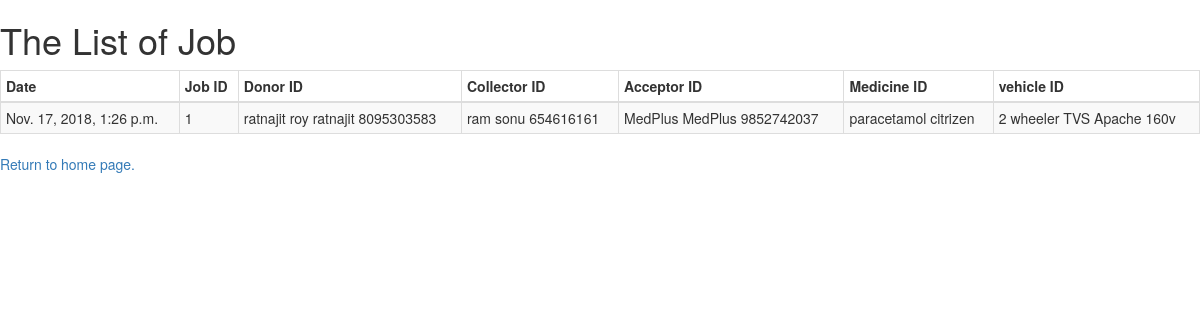
Page /Completed_job on the earlier database version.
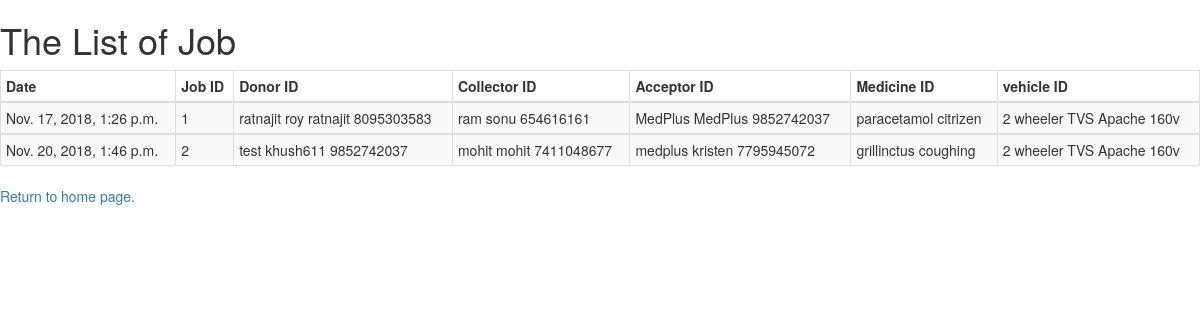
Same page on the later database version.
### MedicalDonation/models.py (models this page shows, shortened)
class job(models.Model):
    donor_id = models.ForeignKey(Doner,blank=True,on_delete=models.CASCADE)
    collector_id = models.ForeignKey(Collector,blank=True, on_delete=models.CASCADE)
    acceptor_id = models.ForeignKey(Acceptor,blank=True, on_delete=models.CASCADE)
    medicine_id = models.ForeignKey(medicine,blank=True, on_delete=models.CASCADE)
    vehicle_id = models.ForeignKey(vehicle,blank=True,on_delete=models.CASCADE)
    date = models.DateTimeField(default=datetime.now(tz=None))

class Doner(models.Model):
    name = models.CharField(max_length=64)
    address = models.CharField(max_length=128,unique=True)
    pinCode = models.IntegerField()
    Phone_no = models.IntegerField()
    BirthDate = models.DateField()
    UID = models.IntegerField(unique=True)
    email = models.EmailField(max_length=64)
    username = models.CharField(max_length=16,unique=True)
    image = models.ImageField(upload_to='doner')
    def __str__(self):
        return (f"{self.name} {self.username} {self.Phone_no}")

class Collector(models.Model):
    name = models.CharField(max_length=64)
    address = models.CharField(max_length=128)
    pinCode = models.IntegerField()
    Phone_no = models.IntegerField()
    BirthDate = models.DateField()
    UID = models.IntegerField(unique=True)
    email = models.EmailField(max_length=64)
    username = models.CharField(max_length=16,unique=True)
    qualification = models.CharField(max_length=64)
    Driving_License = models.CharField(max_length=32)
    Driving_License_image = models.ImageField(upload_to='photos/collector/DL')
    image = models.ImageField(upload_to='collector/image')
    def __str__(self):
         return (f"{self.name} {self.username} {self.Phone_no}")

class Acceptor(models.Model):
    name = models.CharField(max_length=64)
    proprietor = models.CharField(max_length=64)
    license_no = models.CharField(max_length=64)
    address = models.CharField(max_length=128)
    pincode = models.PositiveIntegerField()
    UID = models.IntegerField(unique=True)
    start_time = models.TimeField(auto_now=True)
    end_time = models.TimeField(auto_now=True)
    email = models.EmailField()
    username = models.CharField(max_length=64, unique=True)
    Phone_no = models.IntegerField()
    image = models.ImageField(upload_to='acceptor')
    def __str__(self):
        return (f"{self.name} {self.username} {self.Phone_no}")

class medicine(models.Model):
    name = models.CharField(max_length=32)
    mfgdate = models.DateField(auto_now=True)
    expdate = models.DateField(auto_now=True)
    manufacturer = models.CharField(max_length=64)
    tradename = models.CharField(max_length=64)
    composition = models.CharField(max_length=64)
    uses = models.CharField(max_length=64)
    quantity = models.PositiveIntegerField()
    sideeffect = models.CharField(max_length=64)
    saltcomposition = models.CharField(max_length=64)
    dosage = models.CharField(max_length=64)
    def __str__(self):
        return (f"{self.name} {self.tradename}")

class vehicle(models.Model):
    type = models.CharField(max_length=32)
    name = models.CharField(max_length=32)
    RC_no =models.CharField(max_length=32)
    registration_no = models.CharField(max_length=16)
    last_servicing = models.DateField()
    fuel_type = models.CharField(max_length=32)
    insurence_no = models.CharField(max_length=32)
    owner_name = models.CharField(max_length=32)
    Date_purchase = models.DateField()
    owner_number = models.IntegerField()
    def __str__(self):
        return (f"{self.type} {self.name}")

### MedicalDonation/views.py (the view)
# urls.py: path("Completed_job",views.jobs_completed, name="job_complete"),
def jobs_completed(request):
    context = {
    "jobs": job.objects.filter(date__lt=datetime.now(tz=None))
    }
    return render(request, "MedicalDonation/job.html",context)

### MedicalDonation/templates/MedicalDonation/job.html (shortened to what this page needs)
<!DOCTYPE html>
<html lang="en" dir="ltr">
  <head>
    <link rel="stylesheet" href="https://maxcdn.bootstrapcdn.com/bootstrap/3.3.7/css/bootstrap.min.css">
  </head>
  <body>
    <h1>The List of Job</h1>
    {% load static %}
    <div class>
      <table border="1" class="table table-striped table-bordered table-hover table-condensed">
        <thead>
          <th> <b>Date</b> </th>
          <th> <b>Job ID</b> </th>
          <th> <b>Donor ID</b> </th>
          <th> <b>Collector ID</b> </th>
          <th> <b>Acceptor ID</b> </th>
          <th> <b>Medicine ID</b> </th>
          <th> <b>vehicle ID</b> </th>
        </thead>
        {% for j in jobs %}
        <tbody>
            <td>{{j.date}}</td>
            <td>{{j.id}}</td>
            <td>{{j.donor_id}}</td>
            <td>{{j.collector_id}}</td>
            <td>{{j.acceptor_id}}</td>
            <td>{{j.medicine_id}}</td>
            <td>{{j.vehicle_id}}</td>
        </tbody>
        {% endfor  %}
      </table>
      <a href="/">Return to home page.</a>
    </div>
  </body>
</html>

Differences in the rows shown:
added job: date "Nov. 20, 2018, 1:46 p.m.", id "2", donor_id "test khush611 9852742037", collector_id "mohit mohit 7411048677", acceptor_id "medplus kristen 7795945072", medicine_id "grillinctus coughing", vehicle_id "2 wheeler TVS Apache 160v"
